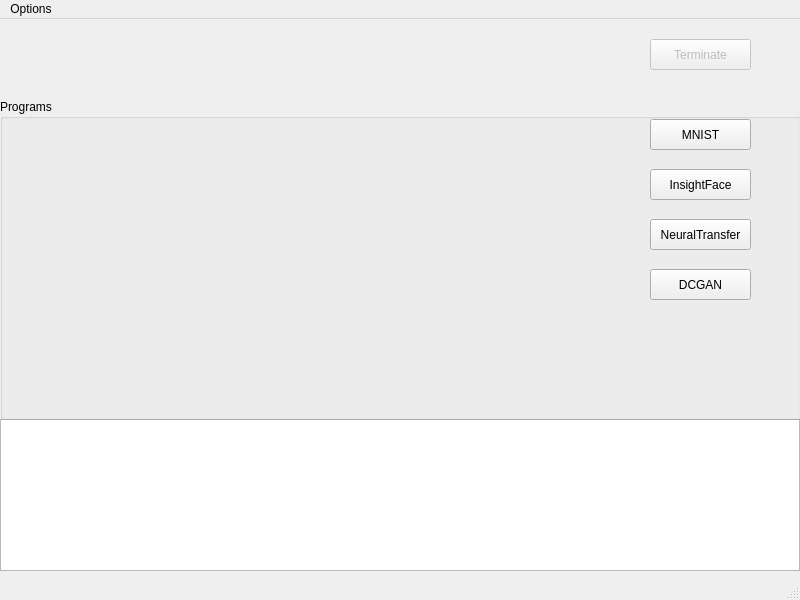
<?xml version="1.0" encoding="UTF-8"?>
<ui version="4.0">
 <class>MainWindow</class>
 <widget class="QMainWindow" name="MainWindow">
  <property name="geometry">
   <rect>
    <x>0</x>
    <y>0</y>
    <width>800</width>
    <height>600</height>
   </rect>
  </property>
  <property name="minimumSize">
   <size>
    <width>800</width>
    <height>600</height>
   </size>
  </property>
  <property name="windowTitle">
   <string>MainWindow</string>
  </property>
  <widget class="QWidget" name="centralwidget">
   <widget class="QPlainTextEdit" name="plainTextEdit_Terminal">
    <property name="geometry">
     <rect>
      <x>0</x>
      <y>400</y>
      <width>800</width>
      <height>152</height>
     </rect>
    </property>
    <property name="minimumSize">
     <size>
      <width>800</width>
      <height>152</height>
     </size>
    </property>
    <property name="readOnly">
     <bool>true</bool>
    </property>
   </widget>
   <widget class="QPushButton" name="pushButton_Terminate">
    <property name="enabled">
     <bool>false</bool>
    </property>
    <property name="geometry">
     <rect>
      <x>650</x>
      <y>20</y>
      <width>101</width>
      <height>31</height>
     </rect>
    </property>
    <property name="text">
     <string>Terminate</string>
    </property>
   </widget>
   <widget class="QGroupBox" name="groupBox_Programs">
    <property name="geometry">
     <rect>
      <x>0</x>
      <y>80</y>
      <width>801</width>
      <height>321</height>
     </rect>
    </property>
    <property name="title">
     <string>Programs</string>
    </property>
    <widget class="QPushButton" name="pushButton_NeuralTransfer">
     <property name="geometry">
      <rect>
       <x>650</x>
       <y>120</y>
       <width>101</width>
       <height>31</height>
      </rect>
     </property>
     <property name="text">
      <string>NeuralTransfer</string>
     </property>
    </widget>
    <widget class="QPushButton" name="pushButton_InsightFace">
     <property name="geometry">
      <rect>
       <x>650</x>
       <y>70</y>
       <width>101</width>
       <height>31</height>
      </rect>
     </property>
     <property name="text">
      <string>InsightFace</string>
     </property>
    </widget>
    <widget class="QPushButton" name="pushButton_MNIST">
     <property name="geometry">
      <rect>
       <x>650</x>
       <y>20</y>
       <width>101</width>
       <height>31</height>
      </rect>
     </property>
     <property name="text">
      <string>MNIST</string>
     </property>
    </widget>
    <widget class="QPushButton" name="pushButton_DCGAN">
     <property name="geometry">
      <rect>
       <x>650</x>
       <y>170</y>
       <width>101</width>
       <height>31</height>
      </rect>
     </property>
     <property name="text">
      <string>DCGAN</string>
     </property>
    </widget>
   </widget>
  </widget>
  <widget class="QMenuBar" name="menubar">
   <property name="geometry">
    <rect>
     <x>0</x>
     <y>0</y>
     <width>800</width>
     <height>23</height>
    </rect>
   </property>
   <widget class="QMenu" name="menuOptions">
    <property name="title">
     <string>Options</string>
    </property>
    <addaction name="actionQuit"/>
   </widget>
   <addaction name="menuOptions"/>
  </widget>
  <widget class="QStatusBar" name="statusbar"/>
  <action name="actionQuit">
   <property name="text">
    <string>Quit</string>
   </property>
  </action>
 </widget>
 <resources/>
 <connections>
  <connection>
   <sender>actionQuit</sender>
   <signal>triggered()</signal>
   <receiver>MainWindow</receiver>
   <slot>close()</slot>
   <hints>
    <hint type="sourcelabel">
     <x>-1</x>
     <y>-1</y>
    </hint>
    <hint type="destinationlabel">
     <x>399</x>
     <y>299</y>
    </hint>
   </hints>
  </connection>
 </connections>
</ui>
